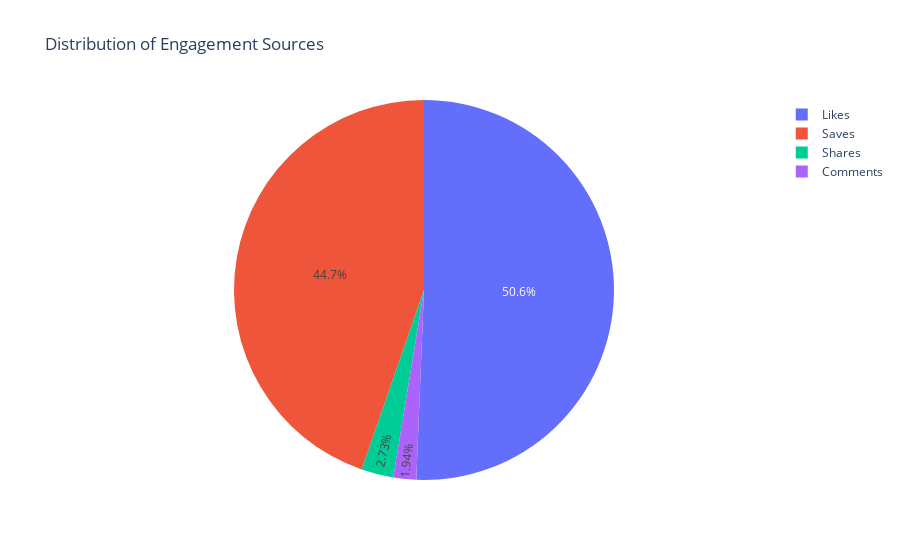

The cell this chart's notebook holds for it:
### Markdown cell above
### Q8) Have a look at the distribution of engagement sources as shown below

### Code cell
import plotly.express as px

engagement_sources = df[['Likes','Saves', 'Comments', 'Shares']].sum()

fig = px.pie(values=engagement_sources, names=engagement_sources.index, title='Distribution of Engagement Sources')

fig.show()

### Figure 1 — Plotly figure (JSON) as saved in the notebook; plotly's stock layout.template omitted (floating-point values rounded to 4 significant figures)
{"data": [{"domain": {"x": [0, 1], "y": [0, 1]}, "hovertemplate": "label=%{label}<br>value=%{value}<extra></extra>", "labels": ["Likes", "Saves", "Comments", "Shares"], "legendgroup": "", "name": "", "showlegend": true, "type": "pie", "values": [20680, 18244, 793, 1114]}], "layout": {"autosize": true, "legend": {"tracegroupgap": 0}, "title": {"text": "Distribution of Engagement Sources"}}}
